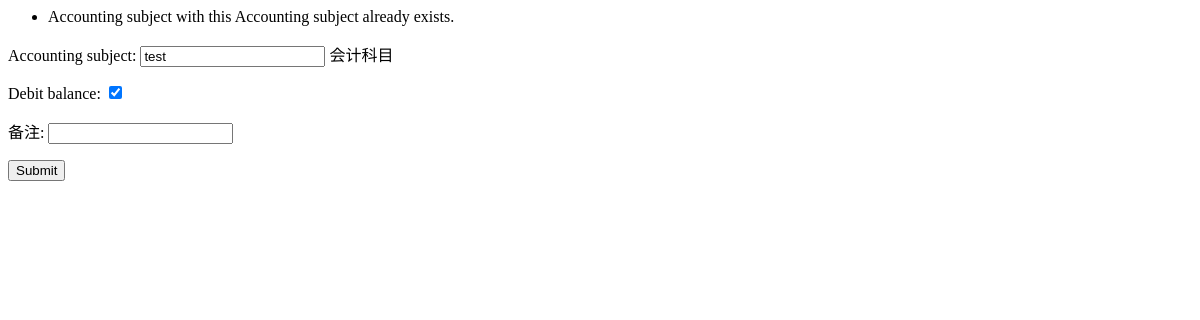
Before: /subject/6/edit/ with the older database file.
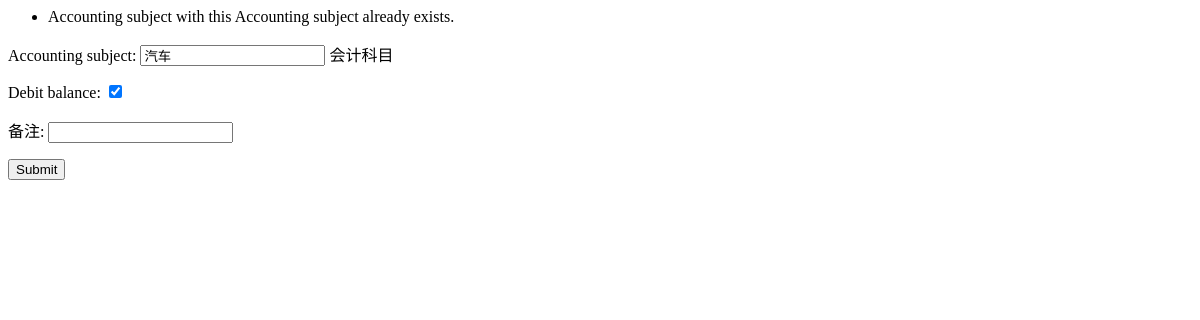
After: the same page with the newer database file.
### accountingsubject/models.py (models this page shows, shortened)
class AccountingSubject(CommonInfo):
    accounting_subject = models.CharField(max_length=50, unique=True, help_text="会计科目")
    debit_balance = models.BooleanField(default=True)
    class Meta:
        db_table = 'cash_accounting_subject'

### accountingsubject/views.py (the view)
# urls.py: path('<int:accounting_subject_id>/edit/', views.accounting_subject_edit, name='edit'),
def accounting_subject_edit(request, accounting_subject_id):
    accounting_subject = get_object_or_404(AccountingSubject, pk=accounting_subject_id)
    if request.method == 'POST':
        form = AccountingSubjectForm(request.POST)
        if form.is_valid():
            accounting_subject.accounting_subject = form.cleaned_data['accounting_subject']
            accounting_subject.debit_balance = form.cleaned_data['debit_balance']
            accounting_subject.remark = form.cleaned_data['remark']
            accounting_subject.save()
            return HttpResponseRedirect('/cash')
    else:
        obj = {"accounting_subject":accounting_subject.accounting_subject,
               "debit_balance":accounting_subject.debit_balance,
               "remark": accounting_subject.remark,
               }
        form = AccountingSubjectForm(obj)
    return render(request, 'cash/accountingsubjectedit.html', {'form': form, 'accounting_subject': accounting_subject})

### accountingsubject/forms.py
class AccountingSubjectForm(ModelForm):
    class Meta:
        model = AccountingSubject
        fields = ['accounting_subject', 'debit_balance', 'remark']

### cash/templates/cash/accountingsubjectedit.html (shortened to what this page needs)
<form action="/cash/accountingsubject/{{ accounting_subject.id }}/edit" method="post">
    {{ form.as_p }}
    <input type="submit" value="Submit">
</form>

Changed rows visible on the page:
changed AccountingSubject: accounting_subject "test" → "汽车"
